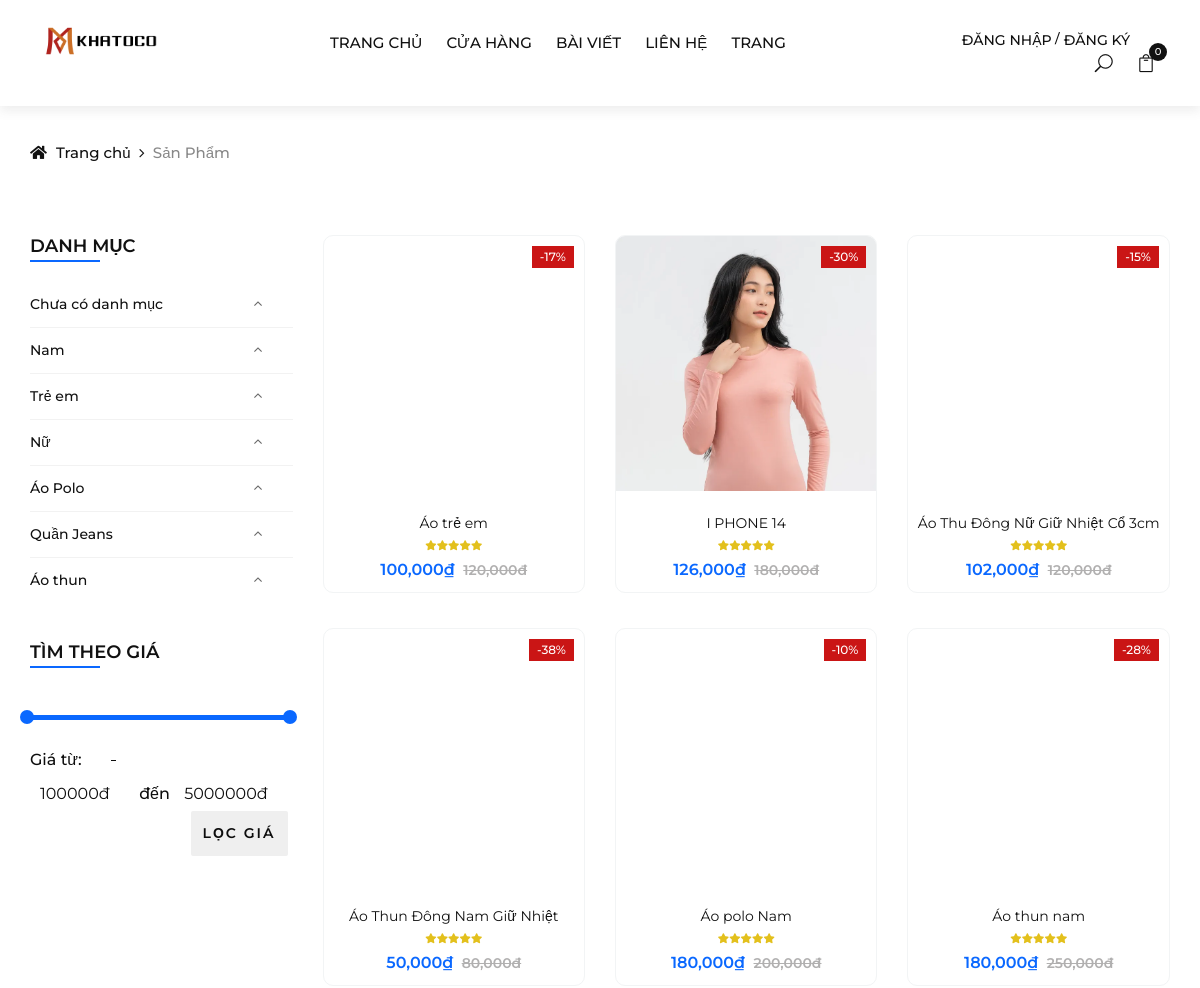
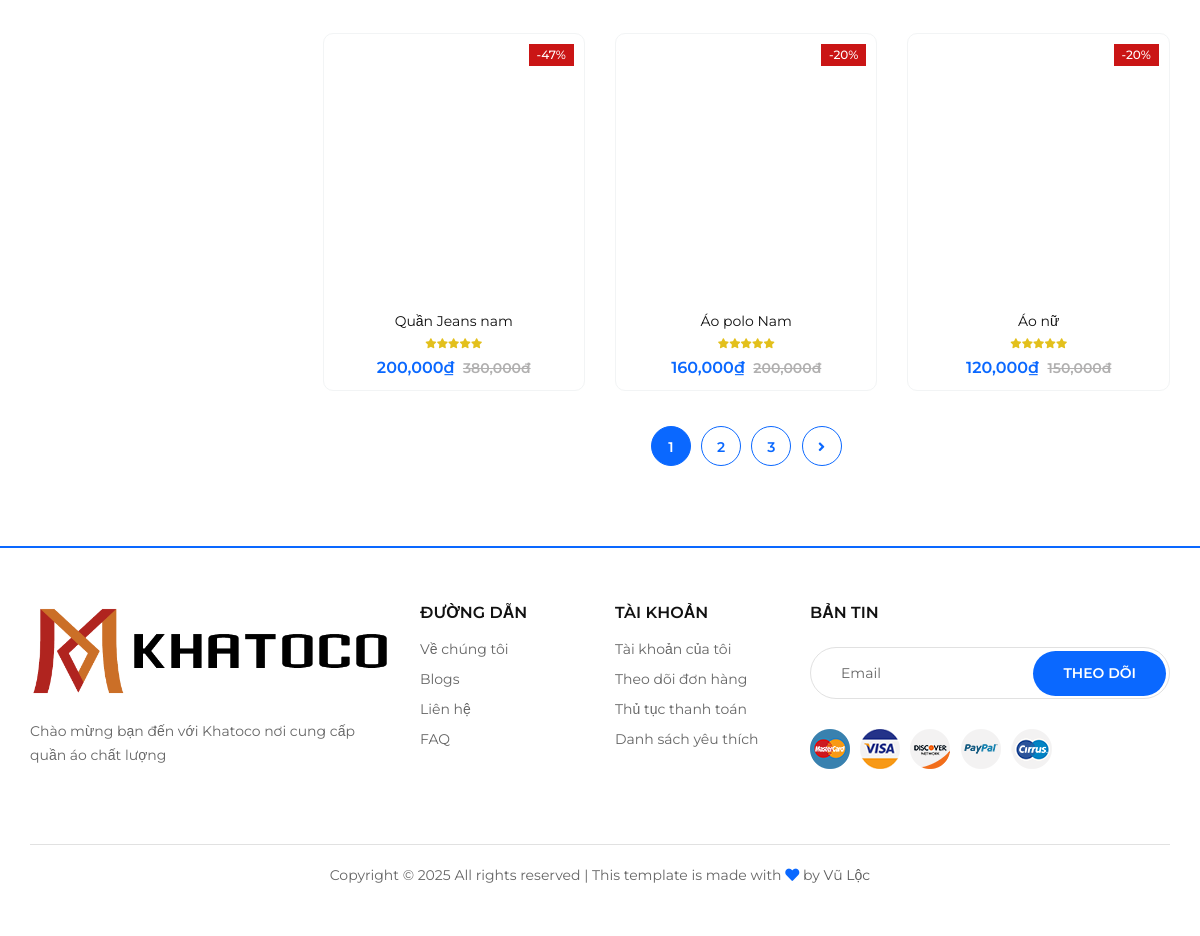
Page /index.php?url=cua-hang on the committed database (2 pictures, top to bottom).
### tables this page shows
CREATE TABLE `categories` (
  `category_id` int(11) NOT NULL,
  `name` varchar(255) NOT NULL,
  `image` varchar(255) NOT NULL,
  `status` tinyint(1) NOT NULL DEFAULT 1
);

CREATE TABLE `products` (
  `product_id` int(11) NOT NULL,
  `category_id` int(11) NOT NULL,
  `name` varchar(255) NOT NULL,
  `image` varchar(255) NOT NULL,
  `quantity` int(11) NOT NULL,
  `sell_quantity` int(11) NOT NULL DEFAULT 0,
  `price` int(11) NOT NULL,
  `sale_price` int(11) NOT NULL,
  `create_date` datetime NOT NULL DEFAULT current_timestamp(),
  `views` int(11) NOT NULL DEFAULT 0,
  `details` text NOT NULL,
  `short_description` text NOT NULL,
  `status` tinyint(1) NOT NULL DEFAULT 1
);

### models/pdo_library.php (called while the page is built, shortened)
<?php
function pdo_query($sql){
    $sql_args = array_slice(func_get_args(), 1);
    try{
        $conn = pdo_get_connection();
        $stmt = $conn->prepare($sql);
        $stmt->execute($sql_args);
        $rows = $stmt->fetchAll();
        return $rows;
    }
    catch(PDOException $e){
        throw $e;
    }
    finally{
        unset($conn);
    }
}
?>

### models/CategoryModel.php (called while the page is built, shortened)
<?php
    class CategoryModel {
        public function select_all_categories() {
            $sql = "SELECT * FROM categories ORDER BY category_id";
            return pdo_query($sql);
        }
    }
?>

### models/ProductModel.php (called while the page is built, shortened)
<?php
    class ProductModel {
        function select_list_products($page, $perPage) {
            $start = ($page - 1) * $perPage;
            $sql = "SELECT * FROM products WHERE 1";
            $sql .= " AND status = 1 ORDER BY product_id DESC";
            $sql .= " LIMIT " . $start . ", " . $perPage;
            return pdo_query($sql);
        }
        public function count_products() {
            $sql = "SELECT product_id FROM products";
            return pdo_query($sql);
        }
        public function discount_percentage($price, $sale_price) {
            $discount_percentage = ($price - $sale_price) / $price * 100;
            $round__percentage = round($discount_percentage, 0)."%";
            return $round__percentage;
        }
    }
    $ProductModel = new ProductModel();
?>

### views/shop.php (the view, shortened to what this page needs)
<?php
    if (isset($_GET['page'])) {
        $page = $_GET['page'];
    } else {
        $page = 1;
    }
    $list_products = $ProductModel->select_list_products($page, 9);
    $list_catgories = $CategoryModel->select_all_categories();
?>
<div class="breadcrumb-option">
        <div class="container">
            <div class="row">
                <div class="col-lg-12">
                    <div class="breadcrumb__links">
                        <a href="index.php"><i class="fa fa-home"></i> Trang chủ</a>
                        <span>Sản Phẩm</span>
                    </div>
                </div>
            </div>
        </div>
    </div>
    <section class="shop spad">
        <div class="container">
            <div class="row">
                <div class="col-lg-3 col-md-3">
                    <div class="shop__sidebar">
                        <div class="sidebar__categories">
                            <div class="section-title">
                                <h4>DANH MỤC</h4>
                            </div>
                            <div class="categories__accordion">
                                <div class="accordion" id="accordionExample">
                                    <?php foreach ($list_catgories as $value) {
                                        extract($value);
                                    ?>
                                    <div class="card">
                                        <div class="card-heading active">
                                            <a href="index.php?url=danh-muc-san-pham&id=<?=$category_id?>" ><?=$name?></a>
                                        </div>
                                    </div>
                                    <?php
                                    }
                                    ?>
                                </div>
                            </div>
                        </div>
                        <div class="sidebar__filter">
                            <div class="section-title">
                                <h4>TÌM THEO GIÁ</h4>
                            </div>
                            <div class="filter-range-wrap">
                                <div class="price-range ui-slider ui-corner-all ui-slider-horizontal ui-widget ui-widget-content"
                                data-min="100000" data-max="5000000"></div>
                                <div class="range-slider">
                                    <form action="index.html" method="post">
                                        <div class="price-input">
                                            <p>Giá từ:</p> <br>
                                            <input type="text" id="minamount" > <p>đến</p>
                                            <input type="text" id="maxamount" > <br>
                                            <input type="submit" class="filter-price" name="" value="LỌC GIÁ">
                                        </div>
                                    </form>
                                </div>
                            </div>
                        </div>
                    </div>
                </div>
                <div class="col-lg-9 col-md-9">
                    <div class="row">
                        <?php foreach ($list_products as $value) {
                            extract($value);
                            $discount_percentage = $ProductModel->discount_percentage($price, $sale_price);
                        ?>
                        <div class="col-lg-4 col-md-6 col-6-rp-mobile">
                            <div class="product__item sale">
                                <div class="product__item__pic set-bg" data-setbg="upload/<?=$image?>">
                                    <div class="label_right sale">-<?=$discount_percentage?></div>
                                    <ul class="product__hover">
                                    </ul>
                                </div>
                                <div class="product__item__text">
                                    <h6 class="text-truncate-1"><a href="product-details.html"><?=$name?></a></h6>
                                    <div class="rating">
                                        <i class="fa fa-star"></i>
                                        <i class="fa fa-star"></i>
                                        <i class="fa fa-star"></i>
                                        <i class="fa fa-star"></i>
                                        <i class="fa fa-star"></i>
                                    </div>
                                    <div class="product__price"><?=number_format($sale_price)."₫"?> <span><?=number_format($price)."đ"?> </span></div>
                                </div>
                            </div>
                        </div>
                        <?php
                        }
                        ?>
                        <?php
                            $qty_product = $ProductModel->count_products();
                            $totalProducts = count($qty_product);
                            $productsPerPage = 9;
                            $totalProducts = intval($totalProducts);
                            $productsPerPage = intval($productsPerPage);
                            $numberOfPages = ceil($totalProducts / $productsPerPage);
                            $currentPage = isset($_GET['page']) ? intval($_GET['page']) : 1;
                            $html_pagination = '';
                            $pagination_next = '';
                            for ($i = 1; $i <= $numberOfPages; $i++) {
                                if ($i === $currentPage) {
                                    $active = 'active';
                                } else {
                                    $active = '';
                                }
                                $html_pagination .= '
                                    <a class="' . $active . '" href="index.php?url=cua-hang&page=' . $i . '">' . $i . '</a>
                                ';
                                if ($currentPage < $numberOfPages) {
                                    $pagination_next = '
                                        <a href="index.php?url=cua-hang&page=' . ($currentPage + 1) . '"><i class="fa fa-angle-right"></i></a>
                                    ';
                                }
                            }
                        ?>
                        <div class="col-lg-12 text-center">
                            <div class="pagination__option">
                                <?=$html_pagination?>
                                <?=$pagination_next?>
                            </div>
                        </div>
                    </div>
                </div>
            </div>
        </div>
    </section>

### rows in the picture
categories: name "Chưa có danh mục"
categories: name "Nam"
categories: name "Trẻ em"
categories: name "Nữ"
categories: name "Áo Polo"
categories: name "Quần Jeans"
categories: name "Áo thun"
products: discount_percentage "17%", name "Áo trẻ em", sale_price "100,000", price "120,000"
products: shows a picture, discount_percentage "30%", name "I PHONE 14", sale_price "126,000", price "180,000"
products: discount_percentage "15%", name "Áo Thu Đông Nữ Giữ Nhiệt Cổ 3cm", sale_price "102,000", price "120,000"
products: discount_percentage "38%", name "Áo Thun Đông Nam Giữ Nhiệt", sale_price "50,000", price "80,000"
products: discount_percentage "10%", name "Áo polo Nam", sale_price "180,000", price "200,000"
products: discount_percentage "28%", name "Áo thun nam", sale_price "180,000", price "250,000"
products: discount_percentage "47%", name "Quần Jeans nam", sale_price "200,000", price "380,000"
products: discount_percentage "20%", name "Áo polo Nam", sale_price "160,000", price "200,000"
products: discount_percentage "20%", name "Áo nữ", sale_price "120,000", price "150,000"
